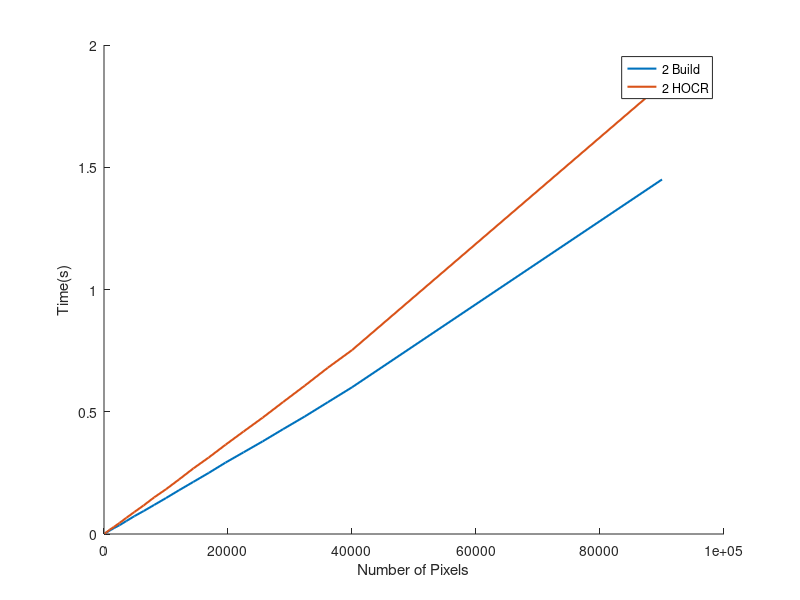
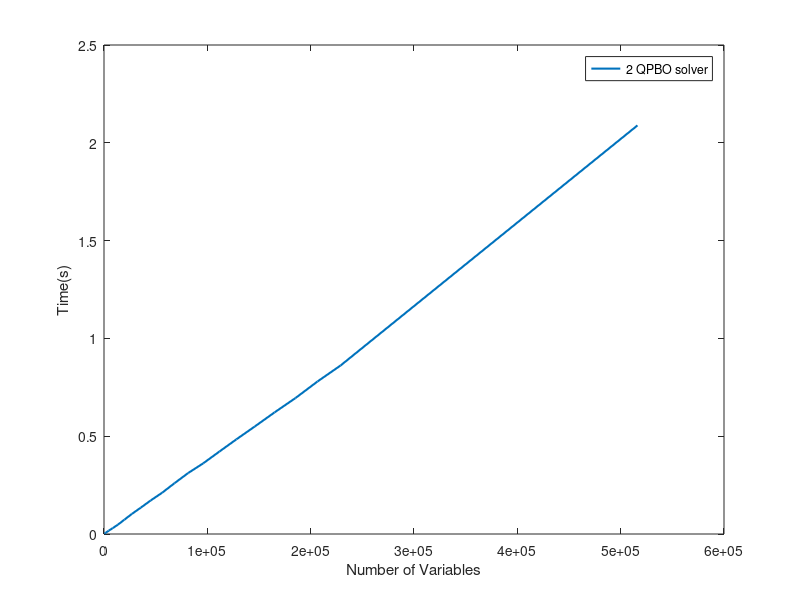

Write the MATLAB code that produced these figures, in order.
%{
%% -- Images -- %%
%% MODE: 0
figure; hold on;
plot( [100, 400, 900, 1600, 2500, 3600, 4900, 6400, 8100], [0.002, 0.009, 0.020, 0.034, 0.053, 0.076, 0.103, 0.134, 0.170], 'LineWidth',2);
plot( [100, 400, 900, 1600, 2500, 3600, 4900, 6400, 8100], [0.048, 0.215, 0.483, 0.847, 1.356, 1.946, 2.657, 3.473, 4.399], 'LineWidth',2);
plot( [100, 400, 900, 1600, 2500, 3600, 4900, 6400, 8100], [0.001, 0.004, 0.008, 0.014, 0.021, 0.031, 0.041, 0.053, 0.067], 'LineWidth',2);
legend('0_Build', '0_ELC', '0_HOCR'); xlabel('Number of Pixels'); ylabel('Time(s)');

figure
plot( [115.619, 466.483, 1030.825, 1824.188, 2856.912, 4097.091, 5566.681, 7261.337, 9187.012], [0.001, 0.001, 0.002, 0.002, 0.003, 0.004, 0.005, 0.007, 0.008], 'LineWidth',2);
legend('0_QPBO solver'); xlabel('Number of Variables'); ylabel('Time(s)');

%% MODE: 1
figure; hold on;
plot( [100, 400, 900, 1600, 2500, 3600, 4900, 6400, 8100, 10000, 12100, 14400, 16900, 19600, 22500, 25600, 28900, 32400, 36100], [0.003, 0.010, 0.022, 0.038, 0.057, 0.083, 0.119, 0.134, 0.170, 0.208, 0.254, 0.299, 0.346, 0.399, 0.465, 0.503, 0.603, 0.674, 0.749], 'LineWidth',2);
plot( [100, 400, 900, 1600, 2500, 3600, 4900, 6400, 8100, 10000, 12100, 14400, 16900, 19600, 22500, 25600, 28900, 32400, 36100], [0.012, 0.053, 0.117, 0.205, 0.322, 0.481, 0.690, 0.783, 1.000, 1.226, 1.506, 1.775, 2.045, 2.372, 2.757, 2.987, 3.585, 4.013, 4.478], 'LineWidth',2);
legend('1_Build', '1_ELC Approximation'); xlabel('Number of Pixels'); ylabel('Time(s)');

figure
plot( [100.000, 400.000, 900.000, 1600.000, 2500.000, 3600.000, 4900.000, 6400.000, 8100.000, 10000.000, 12100.000, 14400.000, 16900.000, 19600.000, 22500.000, 25600.000, 28900.000, 32400.000, 36100.000], [0.001, 0.001, 0.002, 0.002, 0.003, 0.004, 0.005, 0.006, 0.007, 0.009, 0.011, 0.013, 0.014, 0.017, 0.019, 0.021, 0.025, 0.028, 0.031], 'LineWidth',2);
legend('1_QPBO solver'); xlabel('Number of Variables'); ylabel('Time(s)');

%% MODE: 2
figure; hold on;
plot( [100, 400, 900, 1600, 2500, 3600, 4900, 6400, 8100, 10000, 12100, 14400, 16900, 19600], [0.002, 0.008, 0.016, 0.027, 0.041, 0.058, 0.077, 0.100, 0.122, 0.153, 0.182, 0.216, 0.251, 0.292], 'LineWidth',2);
plot( [100, 400, 900, 1600, 2500, 3600, 4900, 6400, 8100, 10000, 12100, 14400, 16900, 19600], [0.003, 0.009, 0.020, 0.033, 0.050, 0.069, 0.094, 0.121, 0.150, 0.188, 0.226, 0.267, 0.314, 0.364], 'LineWidth',2);
legend('2_Build', '2_HOCR'); xlabel('Number of Pixels'); ylabel('Time(s)');

figure
plot( [488.000, 2127.846, 4913.673, 8889.107, 13983.973, 20249.939, 27669.076, 36272.102, 45961.355, 56903.719, 68892.773, 82168.656, 96416.727, 111780.828], [0.003, 0.009, 0.018, 0.031, 0.050, 0.072, 0.101, 0.137, 0.177, 0.220, 0.269, 0.325, 0.386, 0.453], 'LineWidth',2);
legend('2_QPBO solver'); xlabel('Number of Variables'); ylabel('Time(s)');

%% ALL together
figure; hold on;
plot( [100, 400, 900, 1600, 2500, 3600, 4900, 6400, 8100], [0.002, 0.009, 0.020, 0.034, 0.053, 0.076, 0.103, 0.134, 0.170], 'LineWidth',2);
plot( [100, 400, 900, 1600, 2500, 3600, 4900, 6400, 8100], [0.048, 0.215, 0.483, 0.847, 1.356, 1.946, 2.657, 3.473, 4.399], 'LineWidth',2);
plot( [100, 400, 900, 1600, 2500, 3600, 4900, 6400, 8100], [0.001, 0.004, 0.008, 0.014, 0.021, 0.031, 0.041, 0.053, 0.067], 'LineWidth',2);
plot( [100, 400, 900, 1600, 2500, 3600, 4900, 6400, 8100, 10000, 12100, 14400, 16900, 19600, 22500, 25600, 28900, 32400, 36100], [0.003, 0.010, 0.022, 0.038, 0.057, 0.083, 0.119, 0.134, 0.170, 0.208, 0.254, 0.299, 0.346, 0.399, 0.465, 0.503, 0.603, 0.674, 0.749], 'LineWidth',2);
plot( [100, 400, 900, 1600, 2500, 3600, 4900, 6400, 8100, 10000, 12100, 14400, 16900, 19600, 22500, 25600, 28900, 32400, 36100], [0.012, 0.053, 0.117, 0.205, 0.322, 0.481, 0.690, 0.783, 1.000, 1.226, 1.506, 1.775, 2.045, 2.372, 2.757, 2.987, 3.585, 4.013, 4.478], 'LineWidth',2);
plot( [100, 400, 900, 1600, 2500, 3600, 4900, 6400, 8100, 10000, 12100, 14400, 16900, 19600], [0.002, 0.008, 0.016, 0.027, 0.041, 0.058, 0.077, 0.100, 0.122, 0.153, 0.182, 0.216, 0.251, 0.292], 'LineWidth',2);
plot( [100, 400, 900, 1600, 2500, 3600, 4900, 6400, 8100, 10000, 12100, 14400, 16900, 19600], [0.003, 0.009, 0.020, 0.033, 0.050, 0.069, 0.094, 0.121, 0.150, 0.188, 0.226, 0.267, 0.314, 0.364], 'LineWidth',2);
legend('0_Build', '0_ELC', '0_HOCR', '1_Build', '1_ELC Approximation', '2_Build', '2_HOCR'); xlabel('Number of Pixels'); ylabel('Time(s)');

figure; hold on;
plot( [115.619, 466.483, 1030.825, 1824.188, 2856.912, 4097.091, 5566.681, 7261.337, 9187.012], [0.001, 0.001, 0.002, 0.002, 0.003, 0.004, 0.005, 0.007, 0.008], 'LineWidth',2);
plot( [100.000, 400.000, 900.000, 1600.000, 2500.000, 3600.000, 4900.000, 6400.000, 8100.000, 10000.000, 12100.000, 14400.000, 16900.000, 19600.000, 22500.000, 25600.000, 28900.000, 32400.000, 36100.000], [0.001, 0.001, 0.002, 0.002, 0.003, 0.004, 0.005, 0.006, 0.007, 0.009, 0.011, 0.013, 0.014, 0.017, 0.019, 0.021, 0.025, 0.028, 0.031], 'LineWidth',2);
plot( [488.000, 2127.846, 4913.673, 8889.107, 13983.973, 20249.939, 27669.076, 36272.102, 45961.355, 56903.719, 68892.773, 82168.656, 96416.727, 111780.828], [0.003, 0.009, 0.018, 0.031, 0.050, 0.072, 0.101, 0.137, 0.177, 0.220, 0.269, 0.325, 0.386, 0.453], 'LineWidth',2);
legend('0_QPBO solver', '1_QPBO solver', '2_QPBO solver'); xlabel('Number of Variables'); ylabel('Time(s)');
%}

%{
%% -- Images2 -- %%
%% MODE: 0
figure; hold on;
plot( [100, 400, 900, 1600, 2500, 3600, 4900, 6400, 8100], [0.001, 0.006, 0.013, 0.023, 0.037, 0.053, 0.072, 0.094, 0.117], 'LineWidth',1.5);
plot( [100, 400, 900, 1600, 2500, 3600, 4900, 6400, 8100], [0.019, 0.112, 0.301, 0.529, 0.860, 1.261, 1.754, 2.339, 3.050], 'LineWidth',1.5);
plot( [100, 400, 900, 1600, 2500, 3600, 4900, 6400, 8100], [0.001, 0.002, 0.003, 0.006, 0.008, 0.012, 0.016, 0.021, 0.026], 'LineWidth',1.5);
legend('0 Build', '0 ELC', '0 HOCR'); xlabel('Number of Pixels'); ylabel('Time(s)');

figure
plot( [106.667, 451.360, 1022.359, 1811.277, 2835.491, 4082.891, 5548.959, 7274.036, 9395.464], [0.000, 0.001, 0.001, 0.002, 0.003, 0.004, 0.005, 0.007, 0.010], 'LineWidth',1.5);
legend('0 QPBO solver'); xlabel('Number of Variables'); ylabel('Time(s)');

%% MODE: 1
figure; hold on;
plot( [100, 400, 900, 1600, 2500, 3600, 4900, 6400, 8100, 10000, 12100, 14400, 16900, 19600, 22500, 25600, 28900, 32400, 36100, 40000], [0.001, 0.006, 0.013, 0.024, 0.037, 0.052, 0.072, 0.096, 0.120, 0.148, 0.179, 0.214, 0.252, 0.293, 0.338, 0.383, 0.433, 0.486, 0.549, 0.601], 'LineWidth',1.5);
plot( [100, 400, 900, 1600, 2500, 3600, 4900, 6400, 8100, 10000, 12100, 14400, 16900, 19600, 22500, 25600, 28900, 32400, 36100, 40000], [0.005, 0.026, 0.062, 0.108, 0.173, 0.249, 0.348, 0.462, 0.583, 0.732, 0.880, 1.057, 1.239, 1.439, 1.670, 1.888, 2.138, 2.397, 2.706, 2.960], 'LineWidth',1.5);
legend('1 Build', '1 ELC Approximation'); xlabel('Number of Pixels'); ylabel('Time(s)');

figure
plot( [100.000, 400.000, 900.000, 1600.000, 2500.000, 3600.000, 4900.000, 6400.000, 8100.000, 10000.000, 12100.000, 14400.000, 16900.000, 19600.000, 22500.000, 25600.000, 28900.000, 32400.000, 36100.000, 40000.000], [0.000, 0.001, 0.001, 0.002, 0.003, 0.003, 0.004, 0.006, 0.007, 0.009, 0.011, 0.013, 0.015, 0.018, 0.020, 0.023, 0.026, 0.029, 0.032, 0.036], 'LineWidth',1.5);
legend('1 QPBO solver'); xlabel('Number of Variables'); ylabel('Time(s)');

%% MODE: 2
figure; hold on;
plot( [100, 400, 900, 1600, 2500, 3600, 4900, 6400, 8100, 10000, 12100, 14400, 16900, 19600, 22500, 25600, 28900, 32400, 36100, 40000], [0.002, 0.006, 0.014, 0.024, 0.036, 0.053, 0.073, 0.094, 0.119, 0.147, 0.179, 0.213, 0.250, 0.292, 0.334, 0.379, 0.429, 0.481, 0.539, 0.600], 'LineWidth',1.5);
plot( [100, 400, 900, 1600, 2500, 3600, 4900, 6400, 8100, 10000, 12100, 14400, 16900, 19600, 22500, 25600, 28900, 32400, 36100, 40000], [0.002, 0.007, 0.017, 0.029, 0.045, 0.066, 0.090, 0.117, 0.150, 0.183, 0.223, 0.268, 0.313, 0.365, 0.419, 0.476, 0.540, 0.607, 0.680, 0.752], 'LineWidth',1.5);
legend('2 Build', '2 HOCR'); xlabel('Number of Pixels'); ylabel('Time(s)');

figure
plot( [411.857, 1879.613, 4576.533, 8444.492, 13536.000, 19694.494, 27049.879, 35686.734, 45326.152, 56269.805, 68291.570, 81533.109, 95925.516, 111542.922, 128124.312, 146016.094, 165118.688, 185295.578, 206681.797, 229074.016], [0.002, 0.007, 0.017, 0.030, 0.048, 0.073, 0.103, 0.135, 0.172, 0.211, 0.260, 0.312, 0.361, 0.421, 0.484, 0.550, 0.622, 0.695, 0.780, 0.862], 'LineWidth',1.5);
legend('2 QPBO solver'); xlabel('Number of Variables'); ylabel('Time(s)');

%% ALL together
figure; hold on;
plot( [100, 400, 900, 1600, 2500, 3600, 4900, 6400, 8100], [0.001, 0.006, 0.013, 0.023, 0.037, 0.053, 0.072, 0.094, 0.117], 'LineWidth',1.5);
plot( [100, 400, 900, 1600, 2500, 3600, 4900, 6400, 8100], [0.019, 0.112, 0.301, 0.529, 0.860, 1.261, 1.754, 2.339, 3.050], 'LineWidth',1.5);
plot( [100, 400, 900, 1600, 2500, 3600, 4900, 6400, 8100], [0.001, 0.002, 0.003, 0.006, 0.008, 0.012, 0.016, 0.021, 0.026], 'LineWidth',1.5);
plot( [100, 400, 900, 1600, 2500, 3600, 4900, 6400, 8100, 10000, 12100, 14400, 16900, 19600, 22500, 25600, 28900, 32400, 36100, 40000], [0.001, 0.006, 0.013, 0.024, 0.037, 0.052, 0.072, 0.096, 0.120, 0.148, 0.179, 0.214, 0.252, 0.293, 0.338, 0.383, 0.433, 0.486, 0.549, 0.601], 'LineWidth',1.5);
plot( [100, 400, 900, 1600, 2500, 3600, 4900, 6400, 8100, 10000, 12100, 14400, 16900, 19600, 22500, 25600, 28900, 32400, 36100, 40000], [0.005, 0.026, 0.062, 0.108, 0.173, 0.249, 0.348, 0.462, 0.583, 0.732, 0.880, 1.057, 1.239, 1.439, 1.670, 1.888, 2.138, 2.397, 2.706, 2.960], 'LineWidth',1.5);
plot( [100, 400, 900, 1600, 2500, 3600, 4900, 6400, 8100, 10000, 12100, 14400, 16900, 19600, 22500, 25600, 28900, 32400, 36100, 40000], [0.002, 0.006, 0.014, 0.024, 0.036, 0.053, 0.073, 0.094, 0.119, 0.147, 0.179, 0.213, 0.250, 0.292, 0.334, 0.379, 0.429, 0.481, 0.539, 0.600], 'LineWidth',1.5);
plot( [100, 400, 900, 1600, 2500, 3600, 4900, 6400, 8100, 10000, 12100, 14400, 16900, 19600, 22500, 25600, 28900, 32400, 36100, 40000], [0.002, 0.007, 0.017, 0.029, 0.045, 0.066, 0.090, 0.117, 0.150, 0.183, 0.223, 0.268, 0.313, 0.365, 0.419, 0.476, 0.540, 0.607, 0.680, 0.752], 'LineWidth',1.5);
legend('0 Build', '0 ELC', '0 HOCR', '1 Build', '1 ELC Approximation', '2 Build', '2 HOCR'); xlabel('Number of Pixels'); ylabel('Time(s)');

figure; hold on;
plot( [106.667, 451.360, 1022.359, 1811.277, 2835.491, 4082.891, 5548.959, 7274.036, 9395.464], [0.000, 0.001, 0.001, 0.002, 0.003, 0.004, 0.005, 0.007, 0.010], 'LineWidth',1.5);
plot( [100.000, 400.000, 900.000, 1600.000, 2500.000, 3600.000, 4900.000, 6400.000, 8100.000, 10000.000, 12100.000, 14400.000, 16900.000, 19600.000, 22500.000, 25600.000, 28900.000, 32400.000, 36100.000, 40000.000], [0.000, 0.001, 0.001, 0.002, 0.003, 0.003, 0.004, 0.006, 0.007, 0.009, 0.011, 0.013, 0.015, 0.018, 0.020, 0.023, 0.026, 0.029, 0.032, 0.036], 'LineWidth',1.5);
plot( [411.857, 1879.613, 4576.533, 8444.492, 13536.000, 19694.494, 27049.879, 35686.734, 45326.152, 56269.805, 68291.570, 81533.109, 95925.516, 111542.922, 128124.312, 146016.094, 165118.688, 185295.578, 206681.797, 229074.016], [0.002, 0.007, 0.017, 0.030, 0.048, 0.073, 0.103, 0.135, 0.172, 0.211, 0.260, 0.312, 0.361, 0.421, 0.484, 0.550, 0.622, 0.695, 0.780, 0.862], 'LineWidth',1.5);
legend('0 QPBO solver', '1 QPBO solver', '2 QPBO solver'); xlabel('Number of Variables'); ylabel('Time(s)');
%}


%% MODE: 2
figure; hold on;
plot( [100, 400, 900, 1600, 2500, 3600, 4900, 6400, 8100, 10000, 12100, 14400, 16900, 19600, 22500, 25600, 28900, 32400, 36100, 40000, 90000], [0.002, 0.006, 0.014, 0.024, 0.036, 0.053, 0.073, 0.094, 0.119, 0.147, 0.179, 0.213, 0.250, 0.292, 0.334, 0.379, 0.429, 0.481, 0.539, 0.600, 1.450], 'LineWidth',1.5);
plot( [100, 400, 900, 1600, 2500, 3600, 4900, 6400, 8100, 10000, 12100, 14400, 16900, 19600, 22500, 25600, 28900, 32400, 36100, 40000, 90000], [0.002, 0.007, 0.017, 0.029, 0.045, 0.066, 0.090, 0.117, 0.150, 0.183, 0.223, 0.268, 0.313, 0.365, 0.419, 0.476, 0.540, 0.607, 0.680, 0.752, 1.840], 'LineWidth',1.5);
legend('2 Build', '2 HOCR'); xlabel('Number of Pixels'); ylabel('Time(s)');

figure
plot( [411.857, 1879.613, 4576.533, 8444.492, 13536.000, 19694.494, 27049.879, 35686.734, 45326.152, 56269.805, 68291.570, 81533.109, 95925.516, 111542.922, 128124.312, 146016.094, 165118.688, 185295.578, 206681.797, 229074.016, 516284.062], [0.002, 0.007, 0.017, 0.030, 0.048, 0.073, 0.103, 0.135, 0.172, 0.211, 0.260, 0.312, 0.361, 0.421, 0.484, 0.550, 0.622, 0.695, 0.780, 0.862, 2.089], 'LineWidth',1.5);
legend('2 QPBO solver'); xlabel('Number of Variables'); ylabel('Time(s)');


